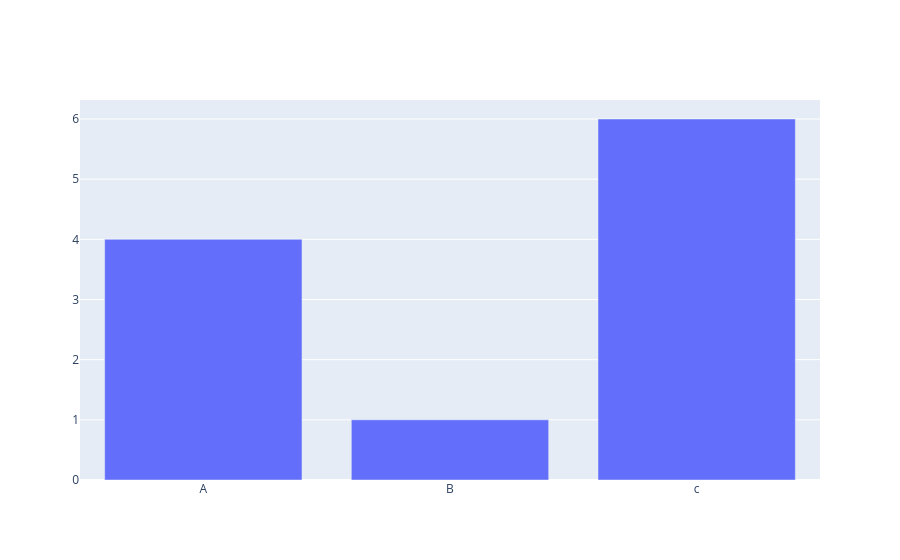

Notebook cell for this chart:
### Markdown cell above
### Question: How should we show a trace in a figure?

### Code cell
fig.add_trace(trace)
fig.show()

### Figure 1 — Plotly figure (JSON) as saved in the notebook; plotly's stock layout.template omitted (floating-point values rounded to 4 significant figures)
{"data": [{"type": "bar", "x": ["A", "B", "c"], "y": [4, 1, 6]}], "layout": {"autosize": true, "xaxis": {"autorange": true, "range": [-0.5, 2.5], "type": "category"}, "yaxis": {"autorange": true, "range": [0, 6.316], "type": "linear"}}}
